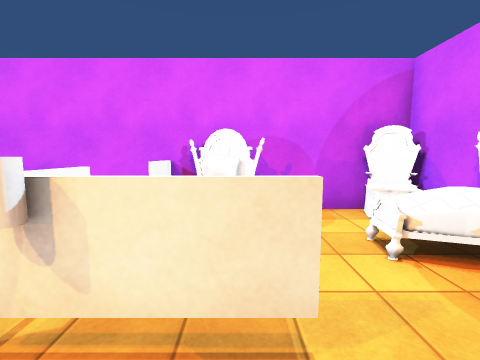
View 1 (above)

12 first-person views from a walk through a 3-D level made in the Unity game engine. The camera is 1.5 m above the floor, tilts 6° down and sees 90° across. The floor is counted in squares, 1 m on a side. Each view is taken from the middle of a square. On the plan, view 1 faces up. The plan holds only what a view shows up to about 13 squares ahead; the rest is blank. Some animated figures are left out. Surface patterns are stand-ins for the level's own textures.

View 2
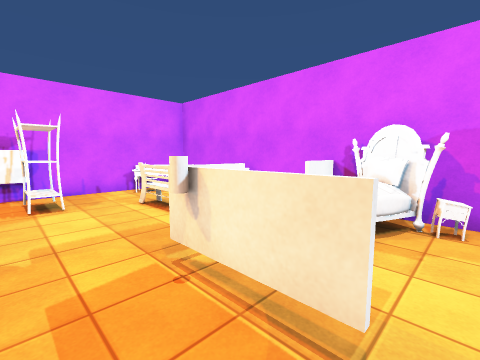

View 3
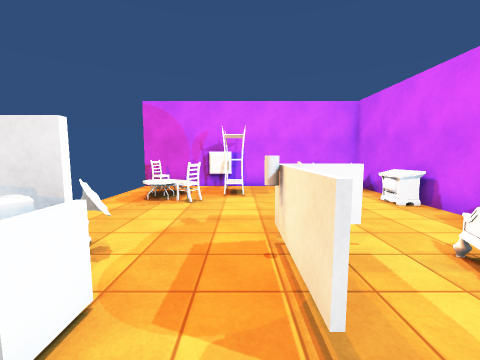

View 4
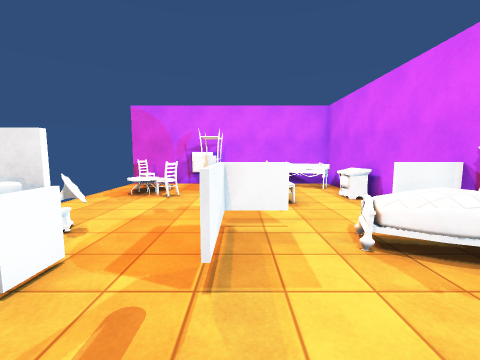

View 5
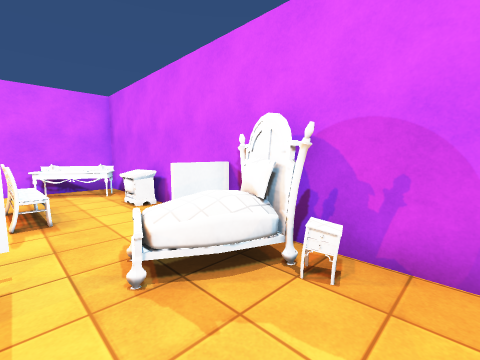

View 6
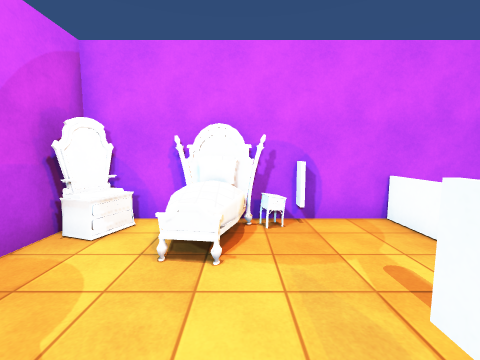

View 7
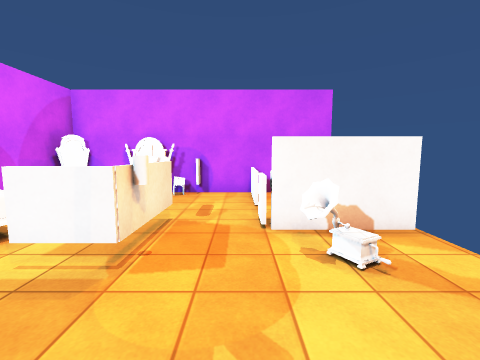

View 8
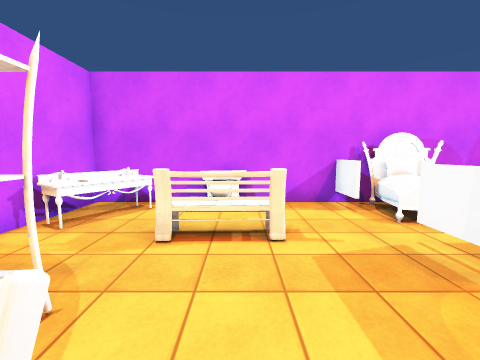

View 9
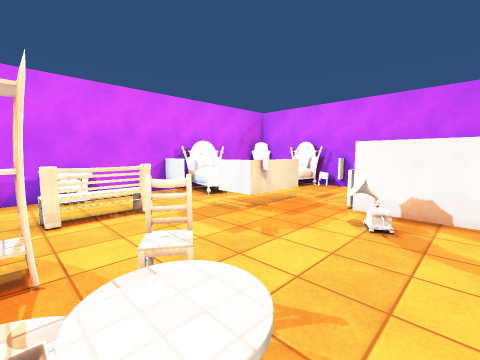

View 10
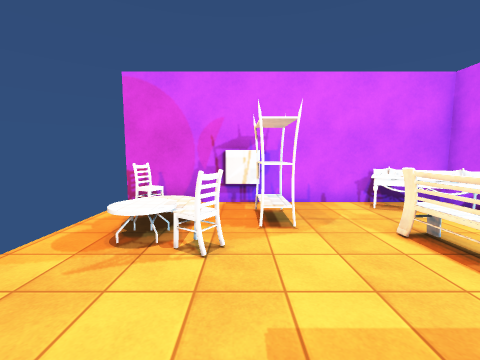

View 11
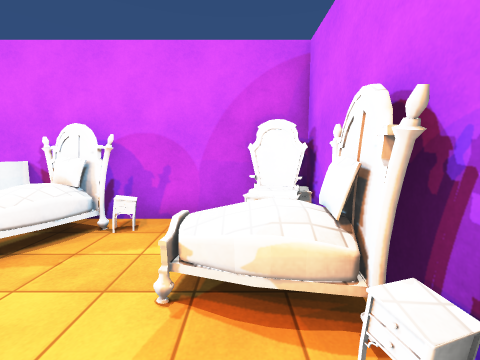

View 12
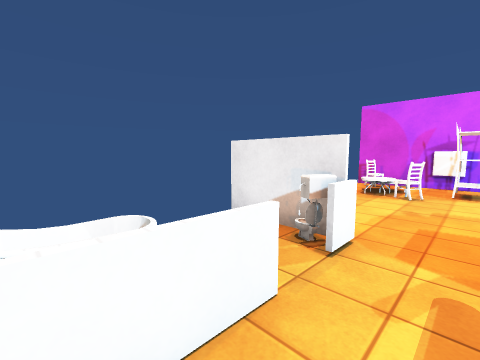

### Floor plan
Key: @ floor where view 1 was taken; # wall or solid block; . floor; / step, stairs or slope; = window, fence, low wall or low ledge; B bed; R dresser; N nightstand; S sink; K bookshelf; T table; A bathtub; O other object.
Columns run from 10 left of view 1 to 5 right of it. Each row starts with its distance up from view 1.
  7 ###############R
  6 #.S.OO..=BBN.RRR
  5 #SS.....#BB...R#
  4 #SS.OO...B..BBB#
  3 #...OOO.#....BB#
  2 #.......##=...N#
  1 #.KK...........#
  0 #...O.....@.===#
 -1 #.//O...O=O.===#
 -2 #.//T.....#  AA#
 -3 #O........#  AA#
 -4 #         #

Where each view was taken, in squares from view 1:
view 1: 0 up, 0 right, facing up
view 2: 0 up, 1 right, facing up-left
view 3: 1 up, 2 right, facing left
view 4: 2 up, 3 right, facing left
view 5: 3 up, 2 right, facing up-left
view 6: 3 up, 1 left, facing right
view 7: 0 up, 5 left, facing right
view 8: 1 down, 5 left, facing up
view 9: 3 down, 7 left, facing up-right
view 10: 0 up, 2 left, facing left
view 11: 1 up, 3 right, facing up
view 12: 1 up, 4 right, facing down-left
